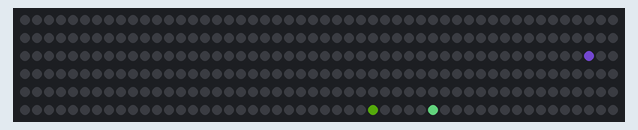
Recording of a sketch running on a simulated Arduino Uno, built with avr-gcc and run on an emulated ATmega328P. Shown: 300 RGB LEDs in strip order, left to right, continuing on the next row. Dim RGB values are drawn brighter than linear; random numbers use the default seed unless the sketch sets one.

Above: at 0.15 s.
At 4.52 s:
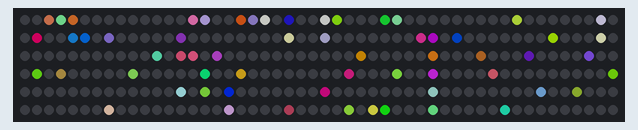
At 9.01 s:
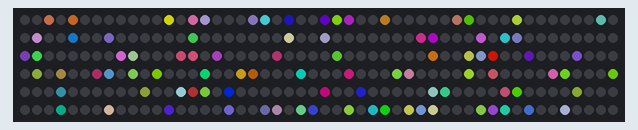
At 17.88 s:
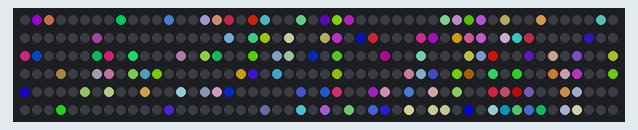
At 28.87 s:
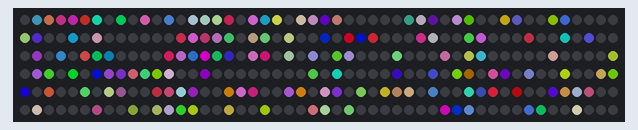
At 39.86 s:
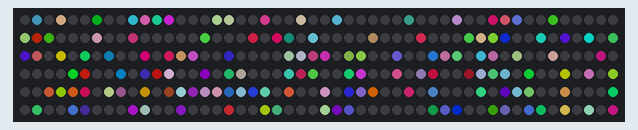

The sketch:

Neopixel_Random.ino
```cpp
#include <Adafruit_NeoPixel.h>

#define PIN 6

Adafruit_NeoPixel strip = Adafruit_NeoPixel(300, PIN, NEO_GRB + NEO_KHZ800); //first number controls the amount of pixels you have (add 4 so the drip falls off the edge)
int bright = 5; //select 1 thru 10
int wait = 50; //select speed of blinking

void setup() {
  strip.begin();
  strip.show(); // Initialize all pixels to 'off'
}
void loop() {
  for(int i=0; i<strip.numPixels(); i++) {

    int randr = random(0,(25*bright));
    int randg = random(0,(25*bright));
    int randb = random(0,(25*bright));
    int randi = random(1,strip.numPixels());
    int randii = random(1,strip.numPixels());
      strip.setPixelColor(randi, randr, randg, randb);
     // strip.setPixelColor(i-1, strip.Color(r,g,(b-150)));
     // strip.setPixelColor(i-2, strip.Color(r,g,(b-200)));
     // strip.setPixelColor(i-3, strip.Color(r,g,(b-250))); // add more of these lines to make the trail longer
      //strip.show();
      //delay(1);
      strip.setPixelColor(randii, strip.Color(0,0,0)); // make sure the i-number is the amount of the trail
      strip.show();
      delay(wait);
  }
}
```
